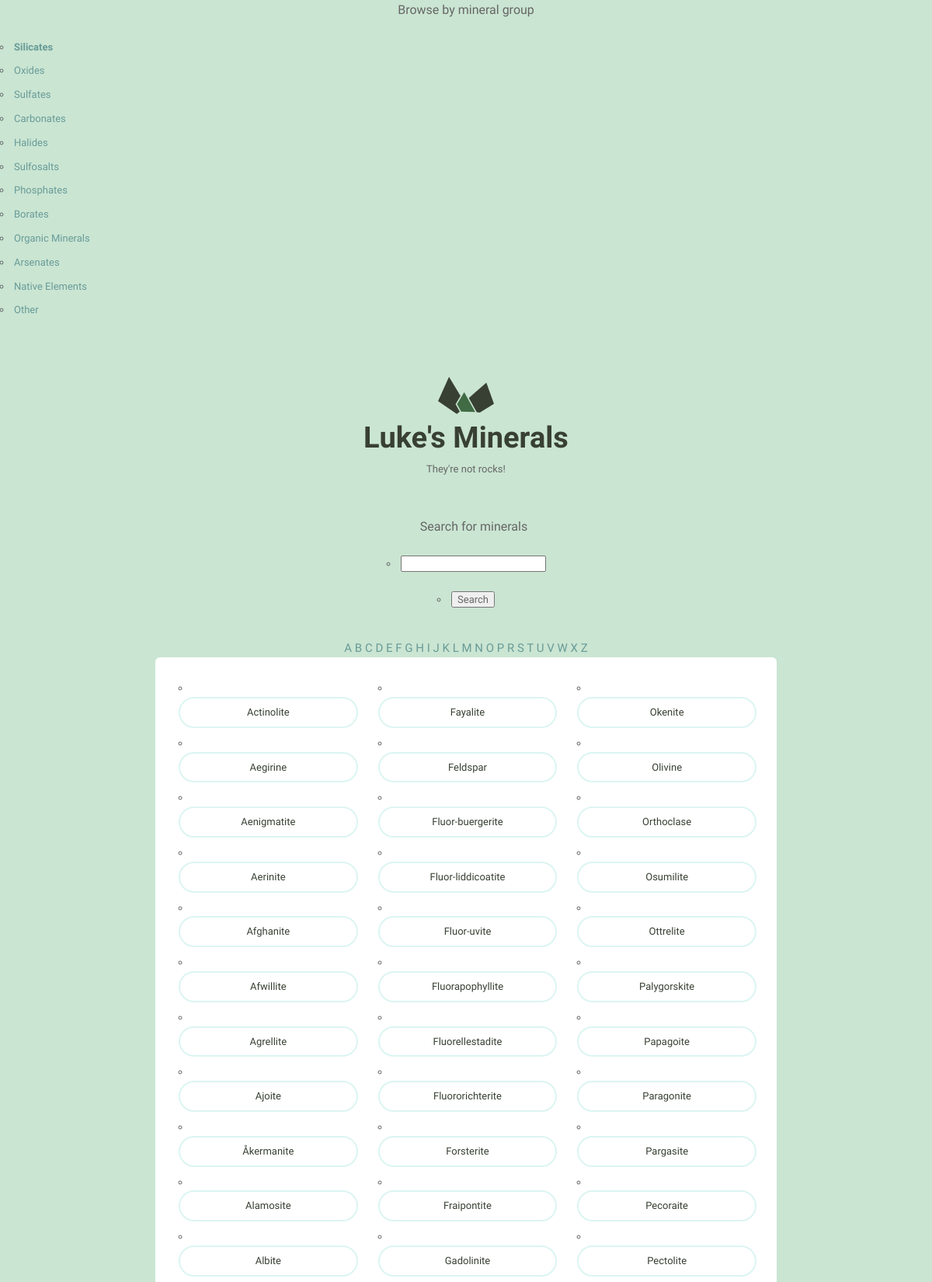
Page /minerals/group/Silicates/ (upper part) on the committed database.
### minerals/models.py (models this page shows, shortened)
class Mineral(models.Model):
    name = models.CharField(max_length=255)
    image_filename = models.CharField(max_length=255)
    image_caption = models.CharField(max_length=255)
    category = models.CharField(max_length=255)
    formula = models.CharField(max_length=255)
    strunz_classification = models.CharField(max_length=255)
    color = models.CharField(max_length=255)
    crystal_system = models.CharField(max_length=255)
    unit_cell = models.CharField(max_length=255)
    crystal_symmetry = models.CharField(max_length=255)
    cleavage = models.CharField(max_length=255)
    mohs_scale_hardness = models.CharField(max_length=255)
    luster = models.CharField(max_length=255)
    streak = models.CharField(max_length=255)
    diaphaneity = models.CharField(max_length=255)
    optical_properties = models.CharField(max_length=255)
    refractive_index = models.CharField(max_length=255)
    crystal_habit = models.CharField(max_length=255)
    specific_gravity = models.CharField(max_length=255)
    group = models.CharField(max_length=255)

### minerals/views.py (the view)
# urls.py: url(r'^group/(?P<group_name>[\w\ ]+)/$', views.mineral_group_list, name='group_list'),
def mineral_group_list(request, group_name):
    minerals = Mineral.objects.filter(group__icontains=group_name)
    return render(request, 'minerals/index.html',
                  {'minerals': minerals,
                   'letter': 'ZZ',
                   'alphabet': alphabet,
                   'groups': groups,
                   'group_name': group_name
                  })

### minerals/templates/minerals/index.html
{% extends "layout.html" %}
{% load static %}
{% load static from staticfiles %}
{% block content %}
    <div class="minerals__container">
        <ul>
        {% for mineral in minerals %}
            <li class="minerals__item">
              <a class="minerals__anchor" href="{% url 'minerals:detail' pk=mineral.pk %}">{{ mineral.name }}</a>
            </li>
        {% endfor %}
        </ul>
    </div>
{% endblock %}

### assets/css/global.css (style rules this page uses)
html { font-family: sans-serif; -ms-text-size-adjust: 100%; -webkit-text-size-adjust: 100%; }
body { margin: 0; }
a { background-color: transparent; }
html { font-size: 62.5%; }
body { background-color: #CAE5D2; font-size: 1.5em; line-height: 1.6; font-weight: 400; font-family: "Cousine"; color: #666; }
a { color: #689b98; text-decoration: none; -webkit-transition: color 0.2s; -moz-transition: color 0.2s; -ms-transition: color 0.2s; -o-transition: color 0.2s; transition: color 0.2s; }
ul { list-style: circle inside; padding-left: 0; margin-top: 0; }
li { margin-bottom: 1rem; font-size: 1.3rem; }
table, p, ul { margin-bottom: 2.5rem; }
.minerals__container { background-color: #fff; border-radius: 6px; list-style: none; padding: 30px 30px 20px 30px; -webkit-column-gap: 30px; -moz-column-gap: 30px; column-gap: 30px; }
@media (min-width: 640px) { .minerals__container { -webkit-column-count: 3; -moz-column-count: 3; column-count: 3; } }
.minerals__anchor { border: solid 2px #DCF5F2; border-radius: 100px; color: #384033; display: block; font-size: 13px; text-align: center; padding: 8px 0 7px 0; width: 100%; transition: background-color 200ms ease-in-out, font-weight 200ms ease-in-out, color 200ms ease-in-out; }

### rows in the picture
Mineral: name "Actinolite"
Mineral: name "Aegirine"
Mineral: name "Aenigmatite"
Mineral: name "Aerinite"
Mineral: name "Afghanite"
Mineral: name "Afwillite"
Mineral: name "Agrellite"
Mineral: name "Ajoite"
Mineral: name "Åkermanite"
Mineral: name "Alamosite"
Mineral: name "Albite"
Mineral: name "Fayalite"
Mineral: name "Feldspar"
Mineral: name "Fluor-buergerite"
Mineral: name "Fluor-liddicoatite"
Mineral: name "Fluor-uvite"
Mineral: name "Fluorapophyllite"
Mineral: name "Fluorellestadite"
Mineral: name "Fluororichterite"
Mineral: name "Forsterite"
Mineral: name "Fraipontite"
Mineral: name "Gadolinite"
Mineral: name "Okenite"
Mineral: name "Olivine"
Mineral: name "Orthoclase"
Mineral: name "Osumilite"
Mineral: name "Ottrelite"
Mineral: name "Palygorskite"
Mineral: name "Papagoite"
Mineral: name "Paragonite"
Mineral: name "Pargasite"
Mineral: name "Pecoraite"
Mineral: name "Pectolite"

### other values in the picture
{{ group }} "Silicates" "Oxides" "Sulfates" "Carbonates" "Halides" "Sulfosalts" "Phosphates" "Borates" "Organic Minerals" "Arsenates" "Native Elements" "Other"
{{ character }} "A" "B" "C" "D" "E" "F" "G" "H" "I" "J" "K" "L" "M" "N" "O" "P" "R" "S" "T" "U" "V" "W" "X" "Z"
